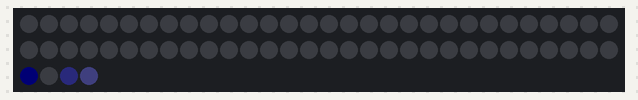
This sketch was run on a simulated Arduino Uno, built with avr-gcc and run on an emulated ATmega328P. On the bench: 64 RGB LEDs in strip order, left to right, continuing on the next row. Dim RGB values are drawn brighter than linear; random numbers use the default seed unless the sketch sets one; what the sketch prints to the serial monitor is not drawn.

Above: at 0.6 s.

The sketch:

Snowfall.ino
```cpp
#include "FastLED.h"

#define DATA_PIN  8
#define NUM_LEDS 64

CRGB leds[NUM_LEDS];

CRGBPalette16 currentPalette;
CRGBPalette16 targetPalette;
TBlendType    currentBlending;                                // NOBLEND or LINEARBLEND

uint8_t thisbeatSnowfall =  23;                                       // Beats per minute for first part of dot.
uint8_t thatbeatSnowfall =  28;                                       // Combined the above with this one.
uint8_t thisfadeSnowfall =  32;                                       // How quickly does it fade? Lower = slower fade rate.
uint8_t  thissatSnowfall = 255;                                       // The saturation, where 255 = brilliant colours.
uint8_t  thisbriSnowfall = 255;                                       // Brightness of a sequence.
int        myhueSnowfall =   0;

byte Second = 0;
byte Minute = 0;
byte lastSecond;

char rx_byte;
bool timerStart = false;

void setup(){
 Serial.begin(115200);
 FastLED.addLeds<WS2812B, DATA_PIN, GRB>(leds, NUM_LEDS).setCorrection(TypicalLEDStrip);

 currentBlending = LINEARBLEND;

 FastLED.setBrightness(255);
 FastLED.setMaxPowerInVoltsAndMilliamps(5, 500);               // FastLED Power management set at 5V, 500mA.

 noInterrupts();      // disable all interrupts  // Timer1 kesmesi ayarlanıyor
 TCNT1  = 0;   // initialize counter value to 0
 TCCR1A = 0;   // same for TCCR1B
 TCCR1B = 0;   // set entire TCCR1A register to 0
 OCR1A = 15624;  // set compare match register for 1hz increments // = (16*10^6) / (1*1024) - 1 ( must be < 65536 )
 TCCR1B |= (1 << WGM12);               // turn on CTC mode
 TCCR1B |= (1 << CS12) | (1 << CS10);  // Set CS10 and CS12 bits for 1024 prescaler
 TIMSK1 |= (1 << OCIE1A);              // enable timer compare interrupt
 interrupts();        // enable
}

void loop(){
  timerStart = true;

  if(Second >= 0 && Second <= 15){
     targetPalette = OceanColors_p;
  }else if(Second >= 15 && Second <= 30){
     targetPalette = LavaColors_p;
  }else if(Second >= 30 && Second <= 45){
     targetPalette = ForestColors_p;
  }else if(Second >= 45 && Second <= 60){
    static uint8_t baseC = random8();                         // You can use this as a baseline colour if you want similar hues in the next line.
    targetPalette = CRGBPalette16(CHSV(random8(), 255, random8(128,255)), CHSV(random8(), 255, random8(128,255)), CHSV(random8(), 192, random8(128,255)), CHSV(random8(), 255, random8(128,255)));
  }

  EVERY_N_MILLISECONDS(100){
    uint8_t maxChanges = 24;
    nblendPaletteTowardPalette(currentPalette, targetPalette, maxChanges);   // AWESOME palette blending capability.
  }
  EVERY_N_MILLISECONDS(50){                           // FastLED based non-blocking delay to update/display the sequence.
    Snowfall();
  }
  FastLED.show();

} // loop

ISR(TIMER1_COMPA_vect){

 if(timerStart == true){
    Second++;
    if(Second >= 60){
       Second = 0;
       Minute++;
       if(Minute >= 60){
          Minute = 0;
       }
    }

   if(Second != lastSecond){
      Serial.println("Time -- " + String(Minute) +":"+ String(Second));
   }
   lastSecond = Second;
 }

}

void Snowfall(){                                              // a colored dot sweeping back and forth, with fading trails

  fadeToBlackBy( leds, NUM_LEDS, thisfadeSnowfall);
  int pos1 = beatsin16(thisbeatSnowfall,0,NUM_LEDS);
  int pos2 = beatsin16(thatbeatSnowfall,0,NUM_LEDS);

  leds[(pos1+pos2)/2] += ColorFromPalette(currentPalette, myhueSnowfall++, thisbriSnowfall, currentBlending);

}
```
